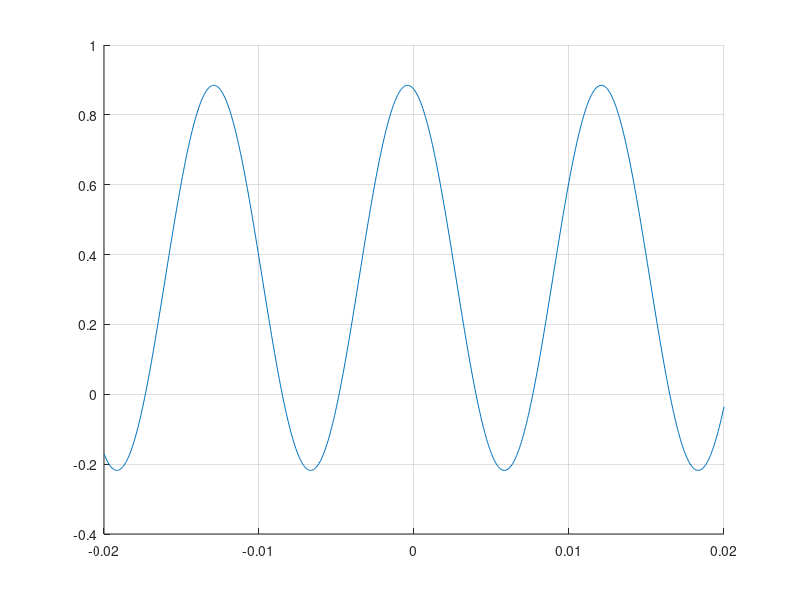

MATLAB code to generate this figure:
samplerate = 16e3;

t=(-320:320)'/samplerate;
w0=2*pi*80;
T=2*pi/w0;
T1=T/6;

ak=@(k) sin(k*w0*T1)./(k*pi).*exp(-1i*k*w0*T1);
a0=2*T1/T; % Segregate a0, which often has a different expression

figure; hold on;

for N = 1
    % Order of the Fourier expansion
    xN=exp(1i*w0*(t+0.0025)*(-N:N))*[ak(-N:-1) a0 ak(1:N)].';
    plot(t, real (xN)); grid
end
